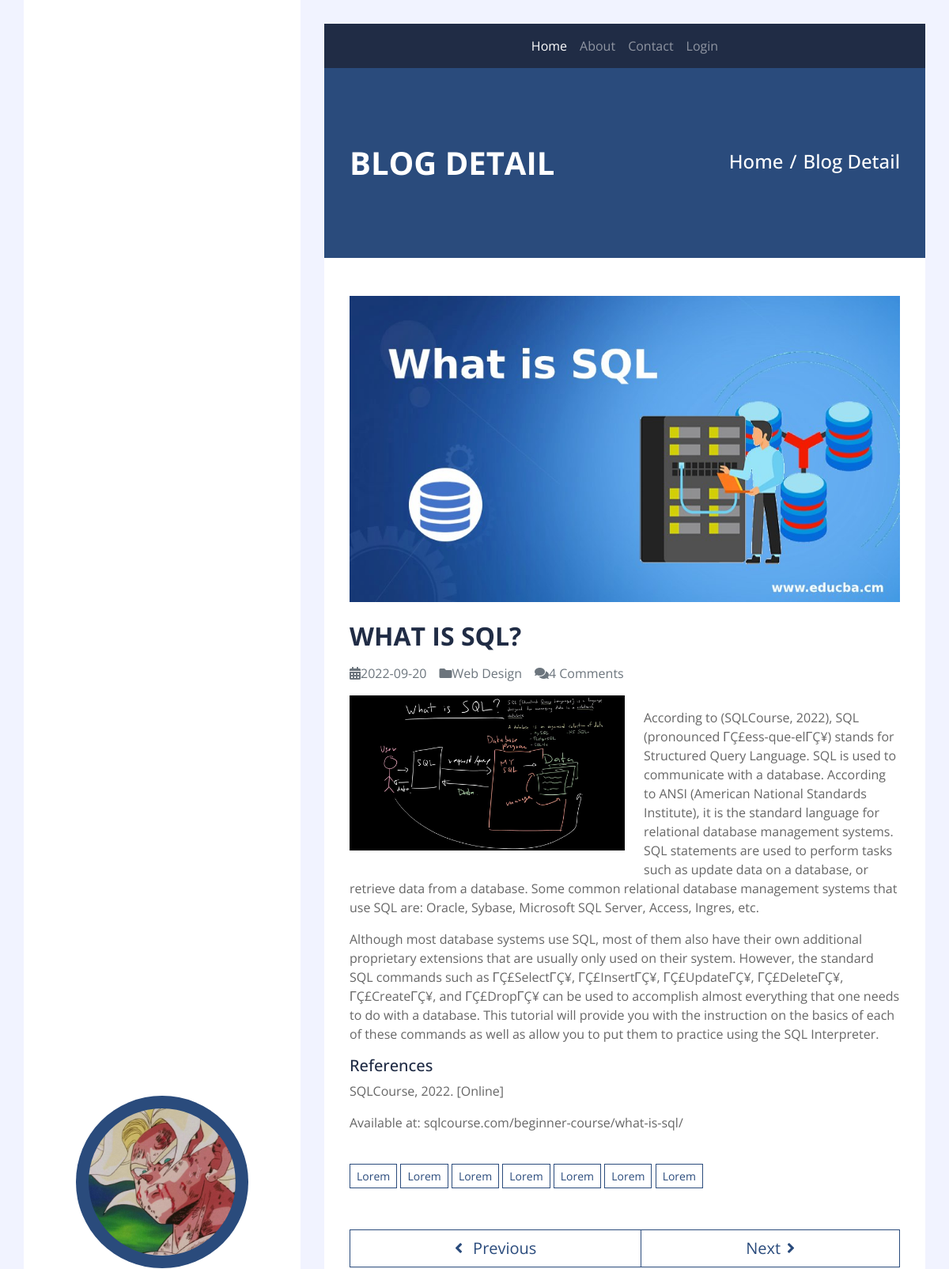
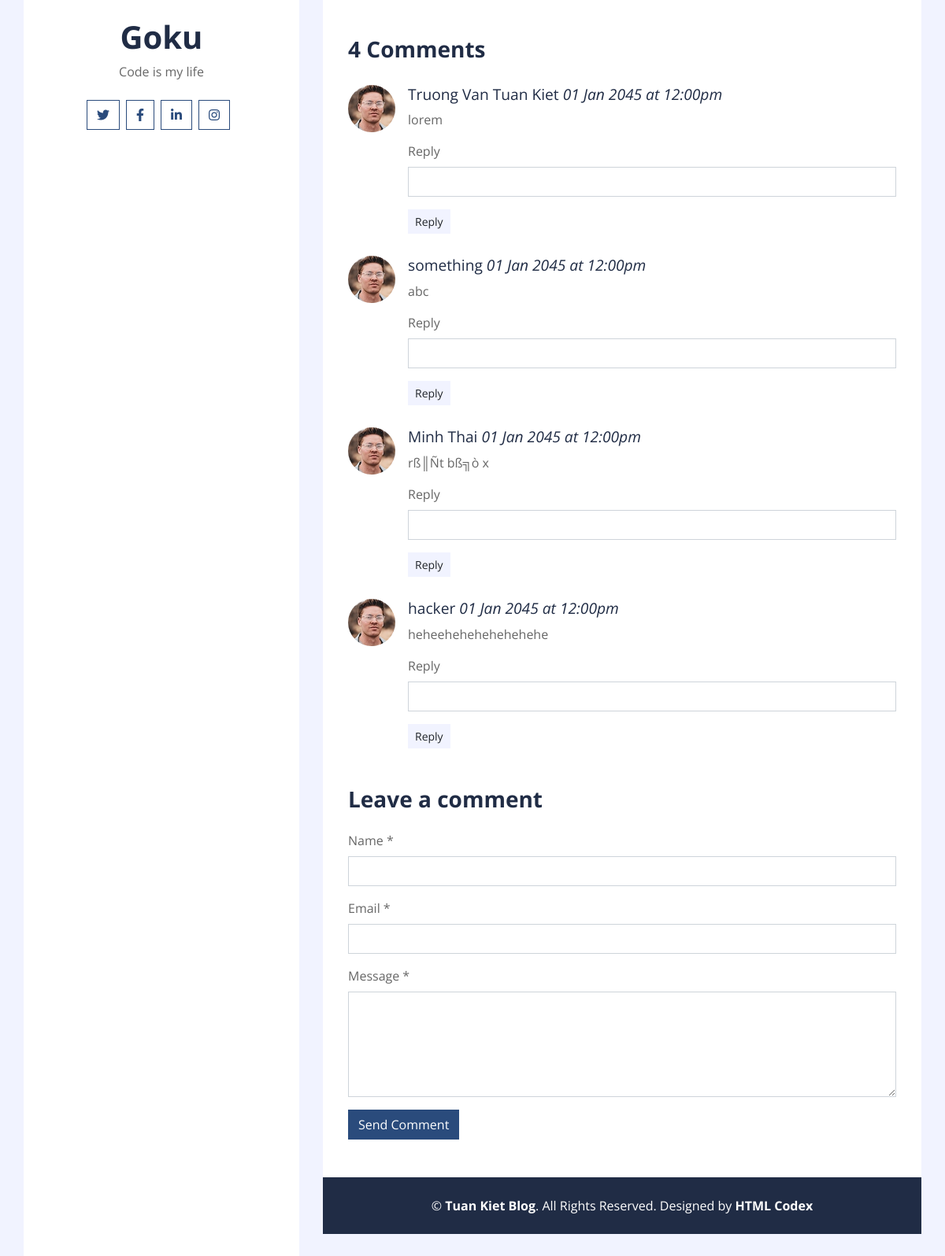
The page /blogDetail.php?id=5 on the database its author committed (2 pictures, top to bottom).
### tables this page shows
CREATE TABLE `user` (
  `id` int(10) NOT NULL AUTO_INCREMENT,
  `userName` varchar(30) NOT NULL,
  `password` varchar(30) NOT NULL,
  `fullName` varchar(50) NOT NULL,
  `avata` varchar(50) NOT NULL,
  `bio` varchar(100) DEFAULT NULL,
  `address` varchar(100) DEFAULT NULL,
  `phone` varchar(20) DEFAULT NULL,
  `email` varchar(30) DEFAULT NULL,
  PRIMARY KEY (`id`)
);

CREATE TABLE `post` (
  `id` int(11) NOT NULL AUTO_INCREMENT,
  `userID` int(10) NOT NULL,
  `date` date NOT NULL,
  `thumbnail` varchar(30) NOT NULL,
  `content` mediumtext NOT NULL,
  `title` varchar(300) NOT NULL,
  `smallDescription` varchar(300) NOT NULL,
  `imgDetail` varchar(20) NOT NULL,
  PRIMARY KEY (`id`),
  KEY `uID` (`userID`),
  CONSTRAINT `uID` FOREIGN KEY (`userID`) REFERENCES `user` (`id`)
);

CREATE TABLE `comment` (
  `id` int(10) NOT NULL AUTO_INCREMENT,
  `cusName` varchar(30) NOT NULL,
  `cusEmail` varchar(30) NOT NULL,
  `commContent` varchar(300) NOT NULL,
  `postID` int(11) NOT NULL,
  PRIMARY KEY (`id`),
  KEY `postID` (`postID`),
  CONSTRAINT `postID` FOREIGN KEY (`postID`) REFERENCES `post` (`id`)
);

### blogDetail.php (the view, shortened to what this page needs)
<?php
    include_once("header.php");
    if(isset($_GET['id'])){
        $id = $_GET['id'];
        $selectPost = "SELECT * FROM `post` WHERE id = $id";
        $rePost = mysqli_query($conn, $selectPost);
        $rowPost = mysqli_fetch_assoc($rePost);
        $selectComment = "SELECT * FROM `comment` WHERE postID = '$id'";
        $reComment = mysqli_query($conn, $selectComment);
        $selectCount = "SELECT COUNT(id) FROM `comment` WHERE postID = '$id'";
        $reCount = mysqli_query($conn, $selectCount);
        $rowCount = mysqli_fetch_assoc($reCount);
    }
?>
<body>
            <div class="container py-5 px-2 bg-primary">
                <div class="row py-5 px-4">
                    <div class="col-sm-6 text-center text-md-left">
                        <h1 class="mb-3 mb-md-0 text-white text-uppercase font-weight-bold">Blog Detail</h1>
                    </div>
                    <div class="col-sm-6 text-center text-md-right">
                        <div class="d-inline-flex pt-2">
                            <h4 class="m-0 text-white"><a class="text-white" href="">Home</a></h4>
                            <h4 class="m-0 text-white px-2">/</h4>
                            <h4 class="m-0 text-white">Blog Detail</h4>
                        </div>
                    </div>
                </div>
            </div>
            <div class="container py-5 px-2 bg-white">
                <div class="row px-4">
                    <div class="col-12">
                        <img class="img-fluid mb-4" src="img/<?=$rowPost['thumbnail']?>" alt="Image">
                        <h2 class="mb-3 font-weight-bold"><?=$rowPost['title']?></h2>
                        <div class="d-flex">
                            <p class="mr-3 text-muted"><i class="fa fa-calendar-alt"></i><?=$rowPost['date']?></p>
                            <p class="mr-3 text-muted"><i class="fa fa-folder"></i>Web Design</p>
                            <p class="mr-3 text-muted"><i class="fa fa-comments"></i><?=$rowCount['COUNT(id)']?> Comments</p>
                        </div>
                        <img class="w-50 float-left mr-4 mb-3" src="img/<?=$rowPost['imgDetail']?>" alt="Image">
                        <p></i><?=$rowPost['content']?></p>
                    </div>
                    <div class="col-12 py-4">
                        <a href="" class="btn btn-sm btn-outline-primary mb-1">Lorem</a>
                        <a href="" class="btn btn-sm btn-outline-primary mb-1">Lorem</a>
                        <a href="" class="btn btn-sm btn-outline-primary mb-1">Lorem</a>
                        <a href="" class="btn btn-sm btn-outline-primary mb-1">Lorem</a>
                        <a href="" class="btn btn-sm btn-outline-primary mb-1">Lorem</a>
                        <a href="" class="btn btn-sm btn-outline-primary mb-1">Lorem</a>
                        <a href="" class="btn btn-sm btn-outline-primary mb-1">Lorem</a>
                    </div>
                    <div class="col-12 py-4">
                        <div class="btn-group btn-group-lg w-100">
                            <button type="button" class="btn btn-outline-primary"><i class="fa fa-angle-left mr-2"></i> Previous</button>
                            <button type="button" class="btn btn-outline-primary">Next<i class="fa fa-angle-right ml-2"></i></button>
                        </div>
                    </div>
                    <div class="col-12 py-4">
                        <h3 class="mb-4 font-weight-bold"><?=$rowCount['COUNT(id)']?> Comments</h3>
                <?php while($rowComment = mysqli_fetch_assoc($reComment)){?>
                    <div class="media mb-4">
                            <img src="img/user.jpg" alt="Image" class="mr-3 mt-1 rounded-circle" style="width:60px;">
                            <div class="media-body">
                                <h4><small><?=$rowComment['cusName']?> <i>  01 Jan 2045 at 12:00pm</i></small></h4>
                                <p><?=$rowComment['commContent']?></p>
                                <form action="">
                                    <div class="form-group">
                                        <label for="name">Reply</label>
                                        <input type="text" class="form-control" id="name" name="name">
                                    </div>
                                    <div>
                                        <button class="btn btn-sm btn-light">Reply</button>
                                    </div>
                                </form>
                            </div>
                        </div>
                <?php }?>
                    </div>
                    <div class="col-12">
                        <h3 class="mb-4 font-weight-bold">Leave a comment</h3>
                        <form method="post">
                            <div class="form-group">
                                <label for="name">Name *</label>
                                <input type="text" class="form-control" id="name" name="name">
                            </div>
                            <div class="form-group">
                                <label for="email">Email *</label>
                                <input type="email" class="form-control" id="email" name="email">
                            </div>
                            <div class="form-group">
                                <label for="message">Message *</label>
                                <textarea id="message" name="message" cols="30" rows="5" class="form-control"></textarea>
                            </div>
                            <div>
                                <button class="btn btn-primary" type="submit" id="sendComment" name="sendComment">Send Comment</button>
                            </div>
                        </form>
                    </div>
                </div>
            </div>
            <?php
                include_once("footer.php")
            ?>
</body>
</html>

### header.php (shortened to what this page needs)
<!DOCTYPE html>
<html lang="en">
    <head>
        <link href="https://cdnjs.cloudflare.com/ajax/libs/font-awesome/5.10.0/css/all.min.css" rel="stylesheet">
        <link href="css/style.css" rel="stylesheet">
    </head>
<?php
    include_once("./connect.php");
    $sql = "SELECT * FROM `user` WHERE userName = 'admin'";
    $re = mysqli_query($conn, $sql);
    $row = mysqli_fetch_assoc($re);
?>
    <body>
        <div class="wrapper">
            <div class="sidebar">
                <div class="sidebar-text d-flex flex-column h-100 justify-content-center text-center">
                    <img class="mx-auto d-block w-75 bg-primary img-fluid rounded-circle mb-4 p-3" src="img/<?=$row['avata']?>" alt="Image">
                    <h1 class="font-weight-bold" id="name" name="name"><?=$row['fullName']?></h1>
                    <p class="mb-4" class="bio" id="bio" name="bio">
                        <?=$row['bio']?>
                    </p>
                    <div class="d-flex justify-content-center mb-5">
                        <a class="btn btn-outline-primary mr-2" href="https://twitter.com/tk1eetj"><i class="fab fa-twitter"></i></a>
                        <a class="btn btn-outline-primary mr-2" href="https://www.facebook.com/k1eetj/"><i class="fab fa-facebook-f"></i></a>
                        <a class="btn btn-outline-primary mr-2" href="https://www.linkedin.com/in/truong-van-tuan-kiet-fgw-ct-5bba9a250/"><i class="fab fa-linkedin-in"></i></a>
                        <a class="btn btn-outline-primary mr-2" href="https://www.instagram.com/ki33tj/?hl=vi"><i class="fab fa-instagram"></i></a>
                    </div>
                </div>
            </div>
            <div class="content">
                <div class="container p-0">
                    <nav class="navbar navbar-expand-lg bg-secondary navbar-dark">
                        <div class="collapse navbar-collapse justify-content-between" id="navbarCollapse">
                            <div class="navbar-nav m-auto">
                                <a href="index.php" class="nav-item nav-link active">Home</a>
                                <a href="about.php" class="nav-item nav-link">About</a>
                                <a href="contact.php" class="nav-item nav-link">Contact</a>
                                <?php
                                    if(isset($_SESSION['user'])){
                                ?>
                                    <div class="nav-item dropdown">
                                        <a href="#" class="nav-link dropdown-toggle" data-toggle="dropdown">Manager</a>
                                            <div class="dropdown-menu">
                                                <a href="write.php" class="dropdown-item">Write new Blog</a>
                                                <a href="#" class="dropdown-item">Manager Blog</a>
                                                <a href="message.php" class="dropdown-item">Message</a>
                                            </div>
                                    </div>
                                    <a href="updateProfile.php" class="nav-item nav-link">Welcome, <?=$_SESSION['user']?></a>
                                    <a href="logout.php" class="nav-item nav-link">Logout</a>
                                <?php
                                    }else{
                                ?>
                                   <a href="login.php" class="nav-item nav-link">Login</a>
                                <?php } ?>
                            </div>
                        </div>
                    </nav>
                </div>

### rows shown on the page
user: avata (picture), fullName "Goku", bio "Code is my life"
post: thumbnail (picture), title "WHAT IS SQL?", date "2022-09-20", imgDetail (picture), content "According to (SQLCourse, 2022), SQL (pronounced ΓÇ£ess-que-elΓÇ¥) stands for Structured Query Language. SQL is used to communicate with a database. According to ANSI (American National Standards Institute), it is the standard language for relational database management systems. SQL statements are used to perform tasks such as update data on a database, or retrieve data from a database. Some common relational database management systems that use SQL are: Oracle, Sybase, Microsoft SQL Server, Access, Ingres, etc. Although most database systems use SQL, most of them also have their own additional proprietary extensions that are usually only used on their system. However, the standard SQL…"
comment: cusName "Truong Van Tuan Kiet", commContent "lorem"
comment: cusName "something", commContent "abc"
comment: cusName "Minh Thai", commContent "rß║Ñt bß╗ò x"
comment: cusName "hacker", commContent "heheehehehehehehehe"

### other values the page prints
$rowCount['COUNT(id)'] "4"
